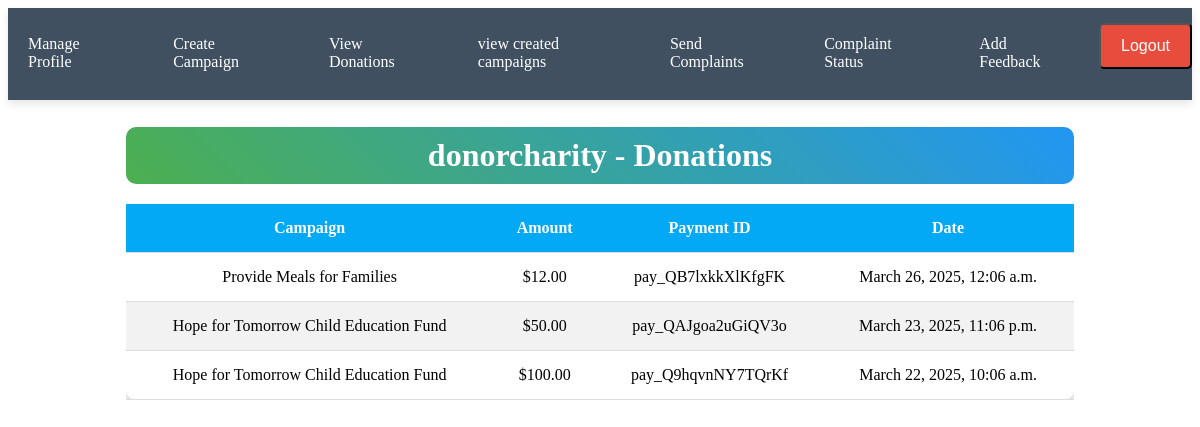
The app's page /home/organization_donations/ (signed in), older data.
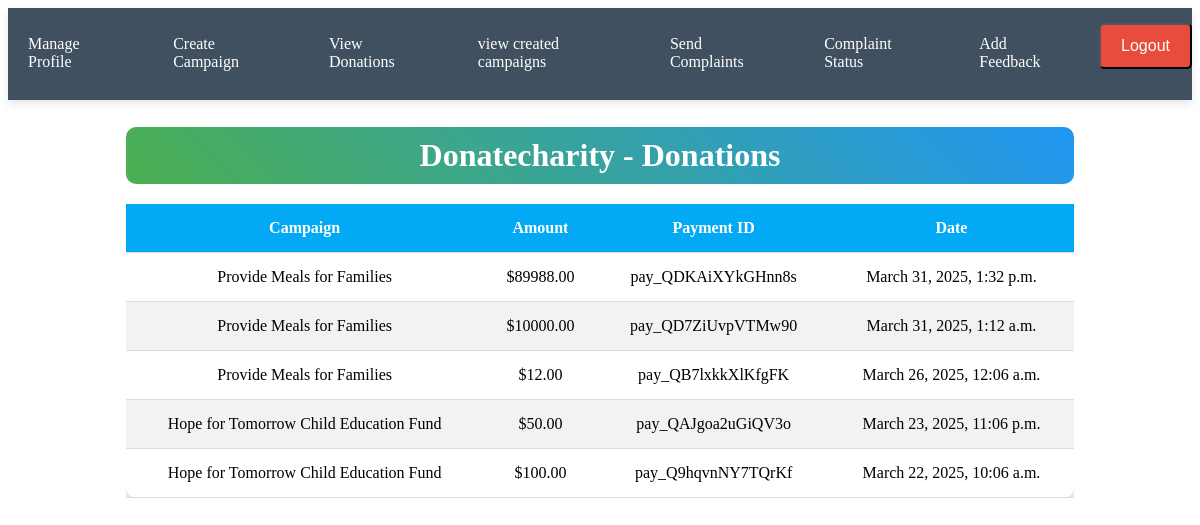
The same page, newer data.
### home/models.py (models this page shows, shortened)
class Organization(models.Model):
    user = models.OneToOneField(User, on_delete=models.CASCADE, related_name="organization", null=True, blank=True)
    name = models.CharField(max_length=255)
    email = models.EmailField(unique=True)
    phone = models.CharField(max_length=15)
    address = models.TextField()
    place = models.CharField(max_length=255, blank=True, null=True)
    id_proof = models.FileField(upload_to='id_proofs/', null=True, blank=True)

class Donation(models.Model):
    user = models.ForeignKey(User, on_delete=models.CASCADE)
    campaign = models.ForeignKey('Campaign', on_delete=models.CASCADE)
    amount = models.DecimalField(max_digits=10, decimal_places=2)
    payment_id = models.CharField(max_length=100, unique=True)
    date = models.DateTimeField(auto_now_add=True)

class Campaign(models.Model):
    organization = models.ForeignKey(
        "Organization", on_delete=models.CASCADE, related_name="campaigns"
    )
    title = models.CharField(max_length=255)
    description = models.TextField()
    goal_amount = models.DecimalField(max_digits=10, decimal_places=2)
    raised_amount = models.DecimalField(max_digits=10, decimal_places=2, default=0.00)
    end_date = models.DateField()
    image = models.ImageField(upload_to="campaign_images/", blank=True, null=True)
    created_by = models.ForeignKey(
        User, on_delete=models.CASCADE, related_name="campaigns", null=True, blank=True
    )
    created_at = models.DateTimeField(auto_now_add=True)
    verified = models.BooleanField(default=False)
    is_edit_pending = models.BooleanField(default=False)
    STATUS_CHOICES = [
        ("Ongoing", "Ongoing"),
        ("Completed", "Completed"),
    ]
    status = models.CharField(max_length=10, choices=STATUS_CHOICES, default="Ongoing")

### home/views.py (the view)
# urls.py: path('organization_donations/', views.organization_donations, name='organization_donations'),
@login_required
def organization_donations(request):
    organization = request.user.organization  # Assuming User is linked to Organization
    campaigns = Campaign.objects.filter(organization=organization)
    donations = Donation.objects.filter(campaign__in=campaigns).order_by('-date')
    context = {
        "donations": donations,
        "organization": organization
    }
    return render(request, "organization_donations.html", context)

### templates/organization_donations.html (shortened to what this page needs)
 <nav class="navbar">
    <div class="link-container">
        <a href="{% url 'org_profile' %}"> Manage Profile</a>
        <a href="{% url 'create_campaign' %}"> Create Campaign</a>
        <a href="{% url 'organization_donations' %}"> View Donations</a>
        <a href="{% url 'campaign_list' %}"> view created campaigns</a>
        <a href="{% url 'submit_org_complaint' %}"> Send Complaints</a>
        <a href="{% url 'org_complaint_list' %}"> Complaint Status</a>
        <a href="{% url 'organization_feedback' %}"> Add Feedback</a>
        <form action="{% url 'donorlogout' %}" method="post" style="display: inline;">
            <button type="submit" class="btn-logout">
                 Logout
            </button>
        </form>
    </div>
</nav>
<div class="container">
    <h2 class="title">{{ organization.name }} - Donations</h2>
    <div class="table-container">
        <table class="donation-table">
            <thead>
                <tr>
                    <th>Campaign</th>
                    <th>Amount</th>
                    <th>Payment ID</th>
                    <th>Date</th>
                </tr>
            </thead>
            <tbody>
                {% for donation in donations %}
                <tr class="fade-in">
                    <td>{{ donation.campaign.title }}</td>
                    <td>${{ donation.amount }}</td>
                    <td>{{ donation.payment_id }}</td>
                    <td>{{ donation.date }}</td>
                </tr>
                {% empty %}
                <tr><td colspan="4">No donations found.</td></tr>
                {% endfor %}
            </tbody>
        </table>
    </div>
</div>

Row changes from the older to the newer data that the page shows:
changed Organization: name "donorcharity" → "Donatecharity"
added Donation: campaign "Provide Meals for Families", amount "89988.00", payment_id "pay_QDKAiXYkGHnn8s", date "March 31, 2025, 1:32 p.m."
added Donation: campaign "Provide Meals for Families", amount "10000.00", payment_id "pay_QD7ZiUvpVTMw90", date "March 31, 2025, 1:12 a.m."
